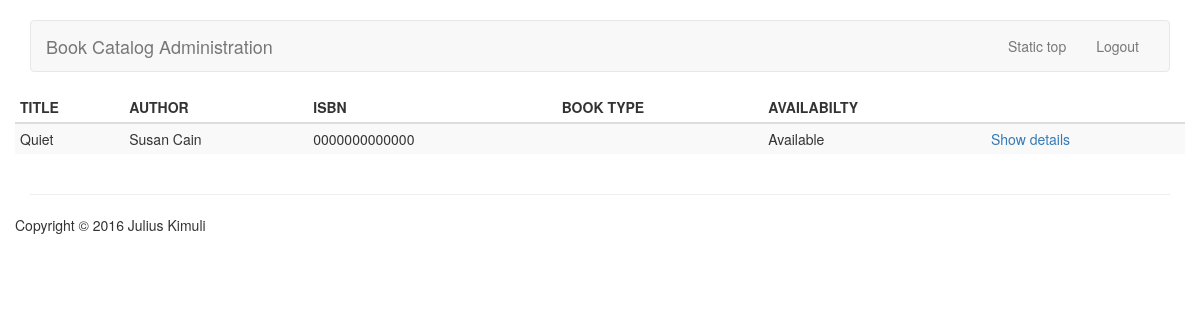
/catalog/, run on an earlier commit of the app's database.
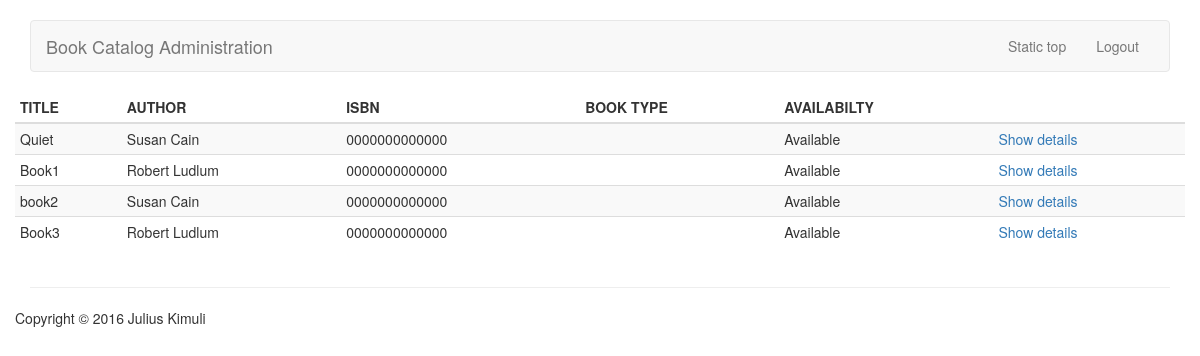
And on a later commit of the database.
### catalog/models.py (models this page shows, shortened)
class Book(models.Model):
    title = models.CharField(max_length=140)
    author = models.ForeignKey(Author,on_delete=models.SET_NULL,null=True,related_name='author_books')
    summary = models.TextField(max_length=1000,help_text='Enter a brief description of the book')
    isbn = models.CharField('ISBN',max_length=13,help_text='13-character ISBN number for the book',default='0000000000000')
    genres = models.ManyToManyField(Genre,help_text='Select genres for this book',related_name='genre_books')
    is_available = models.BooleanField(default=True,help_text='Availability status of a book',editable=False)
    image = models.ImageField(blank=True,upload_to='book_images/',default='book_images/book.png')
    @property
    def status(self):
        status = ''
        if self.is_available:
            status = 'Available'
        else:
            status = 'Loaned Out'
        return status
    def get_absolute_url(self):
        return reverse('catalog:book_detail', args=[self.id])
    def display_genres(self):
        '''
          Return the genres specified for a given book as a string
        '''
        return ', '.join([genre.name for genre in self.genres.all()])
    display_genres.short_description = 'Genres'

class Author(models.Model):
    first_name = models.CharField(max_length=100)
    last_name = models.CharField(max_length=100)
    def __str__(self):
        return '%s  %s' % (self.first_name,self.last_name)

### catalog/views.py (the view)
# urls.py: path('',views.BookListView.as_view(),name='book_list'),
class BookListView(ListView):
    model = Book
    template_name = 'catalog/book/list.html'
    context_object_name = 'books'
    paginate_by = 10

### catalog/templates/catalog/book/list.html (shortened to what this page needs)
{%extends 'catalog/base.html'%}
{%block content%}
{%if books %}
<table class="table table-condensed table-striped">
  <thead>
    <tr>
      <th>TITLE </th>
      <th>AUTHOR</th>
      <th>ISBN</th>
      <th>BOOK TYPE</th>
      <th>AVAILABILTY</th>
      <th> </th>
    </tr>
  </thead>
  <tbody>
    {% for book in books %}
      <tr>
        <td>{{ book.title }}</td>
        <td>{{ book.author}}</td>
        <td>{{ book.isbn }}</td>
        <td>{{book.type}}</td>
        <td>{{book.status}}</td>
        <td><a href="{{book.get_absolute_url}}"> Show details </a></td>
      </tr>
    {% endfor %}
  </tbody>
</table>
{%else%}
<p> No books yet posted</p>
{%endif%}
{%endblock%}

What changed in the data, as far as the page shows it:
added Book: title "Book1", author "Robert Ludlum", isbn "0000000000000", status "Available"
added Book: title "book2", author "Susan Cain", isbn "0000000000000", status "Available"
added Book: title "Book3", author "Robert Ludlum", isbn "0000000000000", status "Available"
